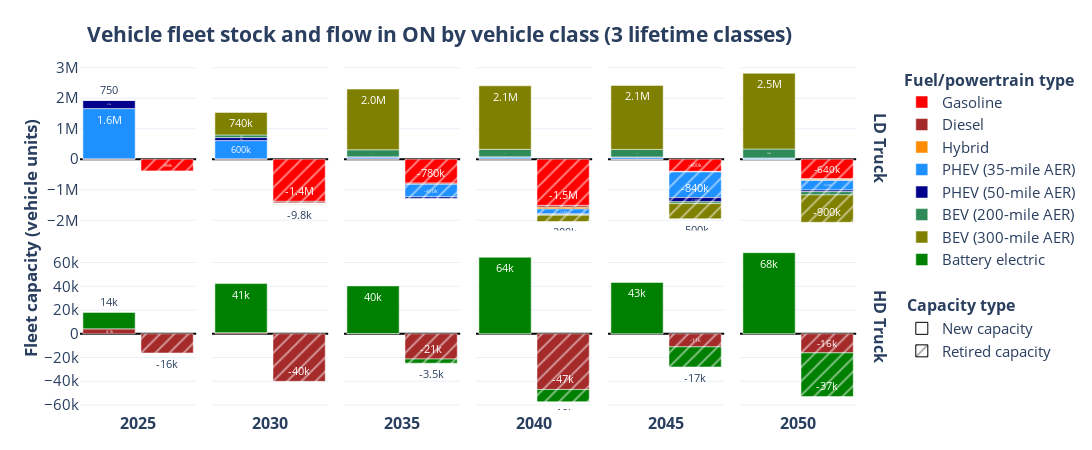

The notebook cell this image was saved under:
### Code cell
plot_capacity_flow(db_variant='baseline_life_3', 
                   scenario='baseline_life_3',
                   modes=['LD Truck', 'HD Truck'],
                   cap_types=['new capacity', 'retired cap'], 
                #    lifetime_classes='yes',
                   scenario_title='3 lifetime classes')
